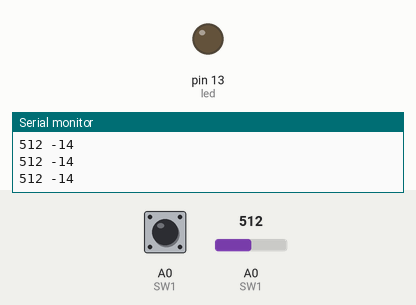
Bench run of a sketch on a simulated Arduino Uno, built with avr-gcc and run on an emulated ATmega328P. Parts: output pins drawn as LEDs (lit = HIGH), the last lines printed to the serial monitor. Inputs (shaded band) come from the test bench; at power-on: A0 (SW1) = 512, A0 (SW1) LOW.

Above: at 1.2 s.
1.3 s: A0 (SW1) set to 526
2.8 s: A0 (SW1) set to 540
At 3.3 s:
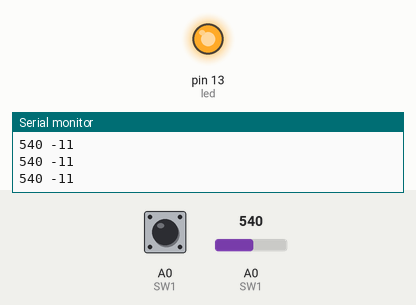
4.3 s: A0 (SW1) set to 511
At 5.8 s:
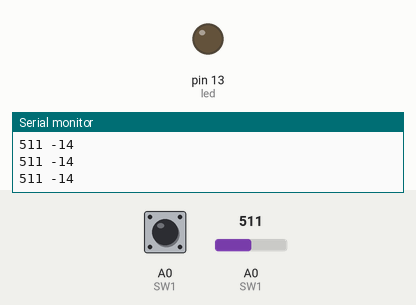
7.3 s: A0 (SW1) set to 482
At 8.4 s:
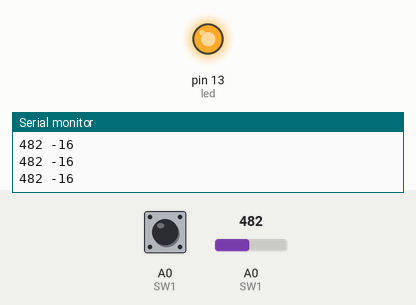
Timing chart, 0 to 10.3 s (numbered marks = the images above; inputs shaded):
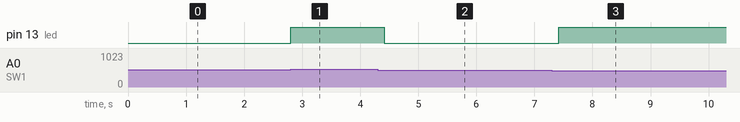

The sketch:

Alhambra-picorv32_AirQuality.ino
```cpp
/**
 * @brief Code for picorv32 in an Alhambra II for determing and displaying Air Quality
 *
 * @file Alhambra-picorv32_AirQuality/Alhambra-picorv32_AirQuality.ino
 *
 * @author drtrigon
 * @date 2020-10-18
 * @version 1.0
 *   @li connect AREF (AR) to 5V
 *   @li switch1 changes to display average (of last 100 values taken over 1000s)
 *   @li first version derived from Fade example
 *
 * @see https://github.com/drtrigon/fpgarduino-icestorm
 * @see https://github.com/FPGAwars/Alhambra-II-FPGA/tree/master/doc
 * @see https://www.codrey.com/electronic-circuits/how-to-use-mq-135-gas-sensor/
 *
 * @verbatim
 * Pinout:
 *   connect AREF (AR) to 5V
 *   MQ 135:
 *        5V            -> Alhambra 5V
 *       GND            -> Alhambra GND
 *     SENSE            -> Alhambra A0
 *
 * Tested with:
 *   - lighter gas
 *   - breath
 *   (no calibration available)
 *
 * Notes (future todo):
 * - is there an adc block that works with 2 channels (ADC0 and ADC1)? else
 *   use a multiplexer
 * - also add flammable (which?) sensor to detect "Diesel Dämpfe von Heizung"
 * - Diesel:
 *   - To put this in perspective, less than 4% of the molecules in a bucket
 *     of diesel fuel are small enough to pass through the flame
 *     arrestor and enter the sensor.
 *     @see http://www.goodforgas.com/documents/appnotes/AP1001_Choosing_best_technologies_for_comb_gas_and_voc_measurement_1_15_13.pdf
 *   - Die Hauptbestandteile des Dieselkraftstoffes sind vorwiegend Alkane,
 *     Cycloalkane und aromatische Kohlenwasserstoffe mit jeweils etwa 9 bis
 *     22 Kohlenstoff-Atomen pro Molekül [...]
 *     @see https://de.wikipedia.org/wiki/Dieselkraftstoff
 *
 * Thanks to:
 * fpgawars, icestorm, icestudio
 * @endverbatim
 */

int led = LED_BUILTIN;           // the PWM pin the LED is attached to
int brightness = 0;    // how bright the LED is
int fadeAmount = 5;    // how many points to fade the LED by

/*#define STEP  5  // steps of 5%
const byte ledBarSet[21] = {  // default
  0B00000000,  //  0%
  0B00000000,  //  5%
  0B00000000,  // 10%
  0B00000001,  // 15%
  0B00000011,  // 20%
  0B00000010,  // 25%
  0B00000110,  // 30%
  0B00000100,  // 35%
  0B00001100,  // 40%
  0B00001000,  // 45%
  0B00011000,  // 50%
  0B00010000,  // 55%
  0B00110000,  // 60%
  0B00100000,  // 65%
  0B01100000,  // 70%
  0B01000000,  // 75%
  0B11000000,  // 80%
  0B10000000,  // 85%
  0B11111111,  // 90%
  0B11111111,  // 95%
  0B11111111   //100%
};*/

/*#define STEP  5  // steps of 5%
const byte ledBarSet[21] = {  // sensitive on low values
  0B00000000,  //  0%
  0B00000001,  //  5%
  0B00000011,  // 10%
  0B00000010,  // 15%
  0B00000110,  // 20%
  0B00000100,  // 25%
  0B00001100,  // 30%
  0B00001000,  // 35%
  0B00011000,  // 40%
  0B00010000,  // 45%
  0B00110000,  // 50%
  0B00100000,  // 55%
  0B01100000,  // 60%
  0B01000000,  // 65%
  0B11000000,  // 70%
  0B10000000,  // 75%
  0B11111111,  // 80%
  0B11111111,  // 85%
  0B11111111,  // 90%
  0B11111111,  // 95%
  0B11111111   //100%
};*/

#define STEP  4  // steps of 4%
const byte ledBarSet[26] = {  // more sensitive on low values
  0B00000000,  //  0%
  0B00000001,  //  4%
  0B00000011,  //  8%
  0B00000010,  // 12%
  0B00000110,  // 16%
  0B00000100,  // 20%
  0B00001100,  // 24%
  0B00001000,  // 28%
  0B00011000,  // 32%
  0B00010000,  // 36%
  0B00110000,  // 40%
  0B00100000,  // 44%
  0B01100000,  // 48%
  0B01000000,  // 52%
  0B11000000,  // 56%
  0B10000000,  // 60%
  0B11111111,  // 64%
  0B11111111,  // 68%
  0B11111111,  // 72%
  0B11111111,  // 76%
  0B11111111,  // 80%
  0B11111111,  // 84%
  0B11111111,  // 88%
  0B11111111,  // 92%
  0B11111111,  // 96%
  0B11111111   //100%
};

int sensorPin = A0;    // select the input pin for the potentiometer
int sensorValue = 0;  // variable to store the value coming from the sensor

#define SW1  14  // switch1

int avg_buf[100] = {0};  // store value all 10s thus average over 1000s
int avg_idx = 0;
unsigned long avg_time = 0;

// the setup routine runs once when you press reset:
void setup() {
  // declare pin 9 to be an output:
  pinMode(led, OUTPUT);

  // initialize serial communications at 9600 bps:
  Serial.begin(9600);
}

// the loop routine runs over and over again forever:
void loop() {
/*  // set the brightness of pin 9:
  analogWrite(led, brightness);

  // change the brightness for next time through the loop:
  brightness = brightness + fadeAmount;

  // reverse the direction of the fading at the ends of the fade:
  if (brightness <= 0 || brightness >= 255) {
    fadeAmount = -fadeAmount;
  }
  // wait for 30 milliseconds to see the dimming effect
  delay(30);*/

  if(digitalRead(SW1) == HIGH) {  // display average value
    sensorValue = 0;
    for (int i = 0; i < 100; i++) {
        sensorValue += avg_buf[i];
    }
    sensorValue /= 100;
  } else {                        // display current value
    sensorValue = analogRead(sensorPin);
//    sensorValue = analogRead(sensorPin)/2+50;  // debug
    if((millis() - avg_time) > 10000) {  // store value for average
      avg_buf[avg_idx] = sensorValue;
      avg_idx = (avg_idx + 1) % 100;
      avg_time = millis();
      Serial.println("val stored");
    }
  }

  digitalWrite(led, ledBarSet[(sensorValue*100/1023)/STEP]);

  Serial.print(sensorValue);
  Serial.print(" ");
  Serial.println(sensorValue*100/1023);

  delay(200);  // ADC has 4Hz clock

// TODO:
// - use fade mode to display error (or something else)
// (- can CPU be used with faster clock for speed-up?)
// (- can SPI display be used by using SPI master (block)?)
}
```

Measured:
- the behaviour switches between 532 and 533 on A0 (SW1) (found by bisection; images 0 and 1)
- the behaviour switches between 492 and 491 on A0 (SW1) (found by bisection; images 2 and 3)
- after the input at 2.8 s, pin 13 (led): LOW → HIGH at once
- after the input at 4.3 s, pin 13 (led): HIGH → LOW after 0.11 s
- after the input at 7.3 s, pin 13 (led): LOW → HIGH after 0.12 s
